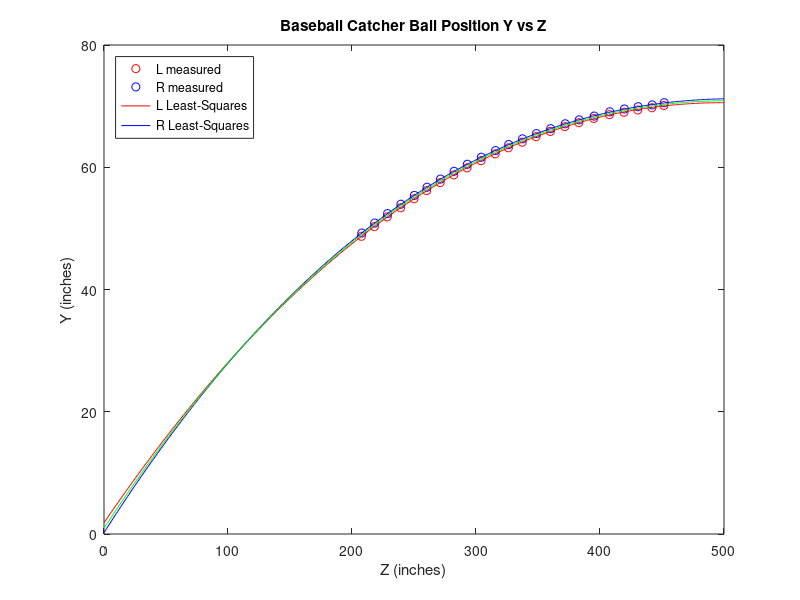
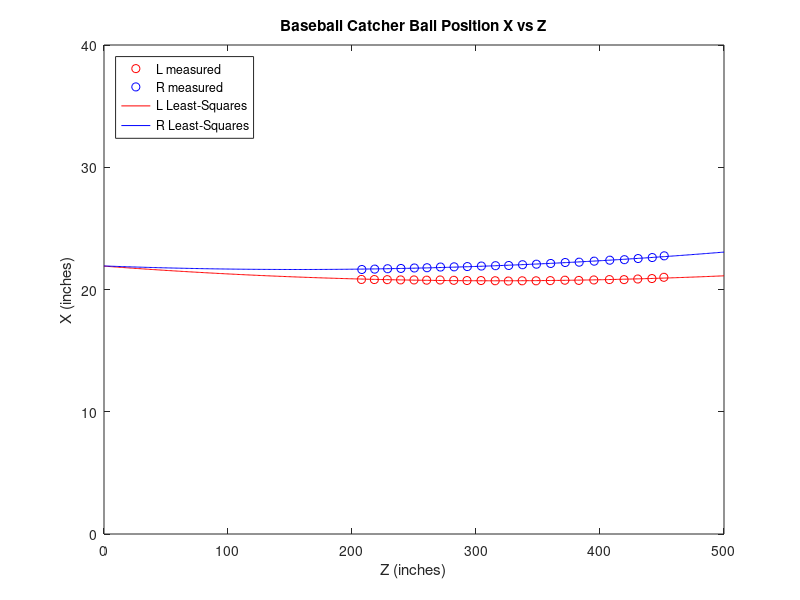
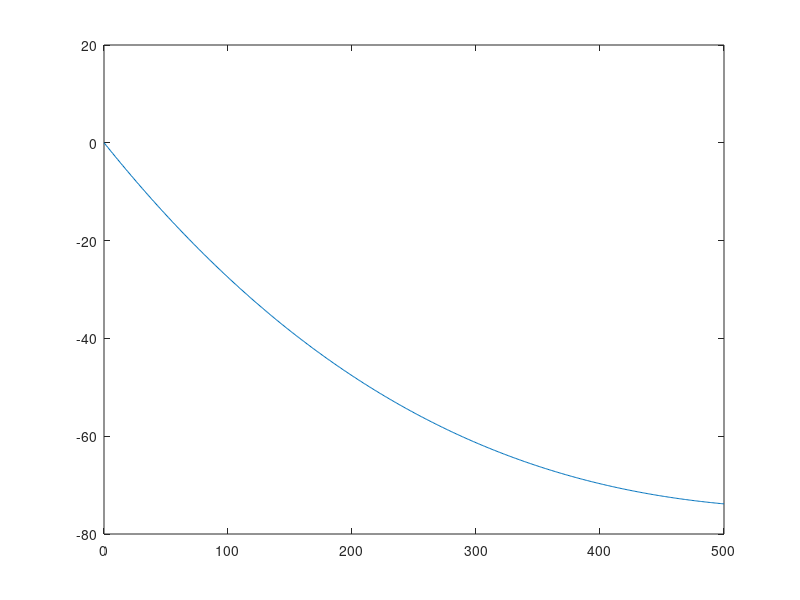

Reproduce these figures in MATLAB, in order.
clc;
clear;
close all

%copy the data from the text file
ballLeft = [20.998272, -70.10556, 451.49707; 20.895863, -69.732849, 441.85989; 20.858398, -69.365768, 430.45032; 20.807816, -69.005615, 419.39008; 20.811077, -68.606094, 407.59512; 20.780218, -67.992706, 395.02051; 20.74416, -67.291489, 382.91241; 20.760542, -66.649918, 371.66586; 20.726521, -65.863373, 359.93286; 20.71143, -65.004196, 348.45673; 20.711967, -64.097397, 337.2431; 20.692575, -63.17981, 326.09348; 20.716663, -62.19228, 315.45691; 20.732117, -61.079086, 304.05185; 20.733126, -59.907082, 292.73041; 20.751659, -58.746742, 282.06287; 20.778126, -57.484322, 271.06976; 20.76363, -56.181557, 260.20047; 20.781929, -54.846069, 250.00055; 20.785576, -53.369766, 239.17293; 20.804867, -51.879154, 228.42996; 20.813486, -50.286671, 218.02133; 20.821774, -48.705929, 207.63229];
ballRight = [22.754044, -70.557632, 451.78183; 22.614429, -70.192627, 442.14465; 22.532917, -69.903008, 430.73508; 22.439636, -69.531128, 419.67484; 22.39736, -69.06324, 407.87988; 22.317957, -68.373146, 395.30527; 22.235153, -67.755196, 383.19717; 22.208117, -67.110977, 371.95062; 22.128799, -66.313057, 360.21762; 22.069403, -65.502815, 348.74149; 22.026649, -64.646713, 337.52786; 21.964214, -63.714439, 326.37823; 21.947235, -62.72588, 315.74167; 21.918659, -61.640541, 304.33661; 21.875961, -60.488579, 293.01517; 21.853313, -59.337975, 282.34763; 21.837337, -58.059456, 271.35452; 21.78088, -56.728172, 260.48523; 21.7598, -55.395535, 250.28532; 21.721647, -53.953285, 239.4577; 21.699465, -52.417751, 228.71474; 21.6679, -50.870342, 218.30611; 21.636078, -49.240108, 207.91707];

ballLeft_x = ballLeft(:,1);
ballLeft_y = -ballLeft(:,2);
ballLeft_z = ballLeft(:,3);

ballRight_x = ballRight(:,1);
ballRight_y = -ballRight(:,2);
ballRight_z = ballRight(:,3);

ballAll_x = [ballLeft_x; ballRight_x];
ballAll_y = [ballLeft_y; ballRight_y];
ballAll_z = [ballLeft_z; ballRight_z];
%use least squares to fit a parabola to the Y Z data

%y = ax^2 + bx + c;

A_left = [ballLeft_z.^3, ballLeft_z.^2, ballLeft_z, ones(23,1)];
b_left = [ballLeft_y];

A_right = [ballRight_z.^3, ballRight_z.^2, ballRight_z, ones(23,1)];
b_right = [ballRight_y];

A_all = [ballAll_z.^3, ballAll_z.^2, ballAll_z, ones(46,1)]
b_all = [ballAll_y];

%least squares pseudo inverse
x_left = (A_left'*A_left)\A_left'*b_left
x_right = (A_right'*A_right)\A_right'*b_right
x_all = (A_all'*A_all)\A_all'*b_all
x_all_cpp = [-1.76712e-07;
            0.000425296;
            -0.316199;
            0.026123]

t = 0:1:500;
for i=1:length(t)
    y_left(i) = x_left(1,1)*t(i)^3 + x_left(2,1)*t(i)^2 + x_left(3,1)*t(i) + x_left(4,1);
    y_right(i) = x_right(1,1)*t(i)^3 + x_right(2,1)*t(i)^2 + x_right(3,1)*t(i) + x_right(4,1);
    y_all(i) = x_all(1,1)*t(i)^3 + x_all(2,1)*t(i)^2 + x_all(3,1)*t(i) + x_all(4,1);
    y_all_cpp(i) = x_all_cpp(1,1)*t(i)^3 + x_all_cpp(2,1)*t(i)^2 + x_all_cpp(3,1)*t(i) + x_all_cpp(4,1);
end


%use least squares to fit a parabola to the X Z data

%y = ax^2 + bx + c;

A_left_x = [ballLeft_z.^2, ballLeft_z, ones(23,1)];
b_left_x = [ballLeft_x];

A_right_x = [ballRight_z.^2, ballRight_z, ones(23,1)];
b_right_x = [ballRight_x];

%least squares pseudo inverse
x_left_x = (A_left_x'*A_left_x)\A_left_x'*b_left_x;
x_right_x = (A_right_x'*A_right_x)\A_right_x'*b_right_x;

for i=1:length(t)
    y_left_x(i) = x_left_x(1,1)*t(i)^2 + x_left_x(2,1)*t(i) + x_left_x(3,1);
    y_right_x(i) = x_right_x(1,1)*t(i)^2 + x_right_x(2,1)*t(i) + x_right_x(3,1);
end


figure(1)
plot(ballLeft_z,ballLeft_y,'ro',ballRight_z,ballRight_y,'bo',t,y_left,'r',t,y_right,'b',t,y_all,'g')
axis([0,500,0,80])
xlabel('Z (inches)')
ylabel('Y (inches)')
title('Baseball Catcher Ball Position Y vs Z')
legend('L measured','R measured', 'L Least-Squares', 'R Least-Squares', 'Location','northwest')

figure(2)
plot(ballLeft_z,ballLeft_x,'ro',ballRight_z,ballRight_x,'bo',t,y_left_x,'r',t,y_right_x,'b')
axis([0,500,0,40])
xlabel('Z (inches)')
ylabel('X (inches)')
title('Baseball Catcher Ball Position X vs Z')
legend('L measured','R measured', 'L Least-Squares', 'R Least-Squares','Location','northwest')


figure(3)
plot(t,y_all_cpp)

figure(4)
